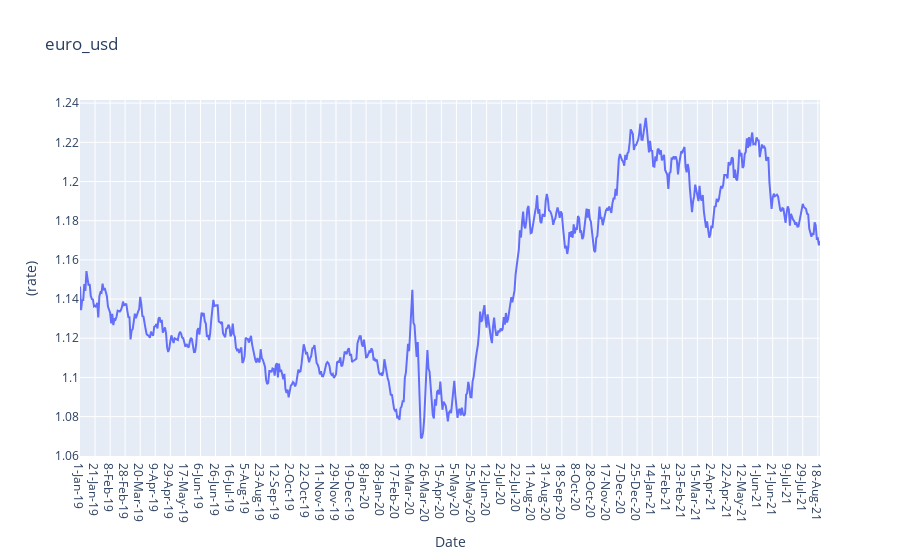

This figure's notebook cell:
### Code cell
euro_usd_data = go.Scatter(x=dfx['Date'].values,
                         y=dfx['euro_usd'].values)
layout = go.Layout(title='euro_usd', xaxis=dict(title='Date'),
                   yaxis=dict(title='(rate)'))
fig = go.Figure(data=[euro_usd_data ], layout=layout)
plotly.offline.iplot(fig)

### Figure 1 — Plotly figure (JSON) as saved in the notebook; plotly's stock layout.template omitted (floating-point values rounded to 4 significant figures; data arrays with more than 128 entries replaced by an {"elided": "..."} marker saying what was removed)
{"data": [{"type": "scatter", "x": {"elided": "689 str values"}, "y": {"elided": "689 float values"}}], "layout": {"title": {"text": "euro_usd"}, "xaxis": {"title": {"text": "Date"}}, "yaxis": {"title": {"text": "(rate)"}}}}
